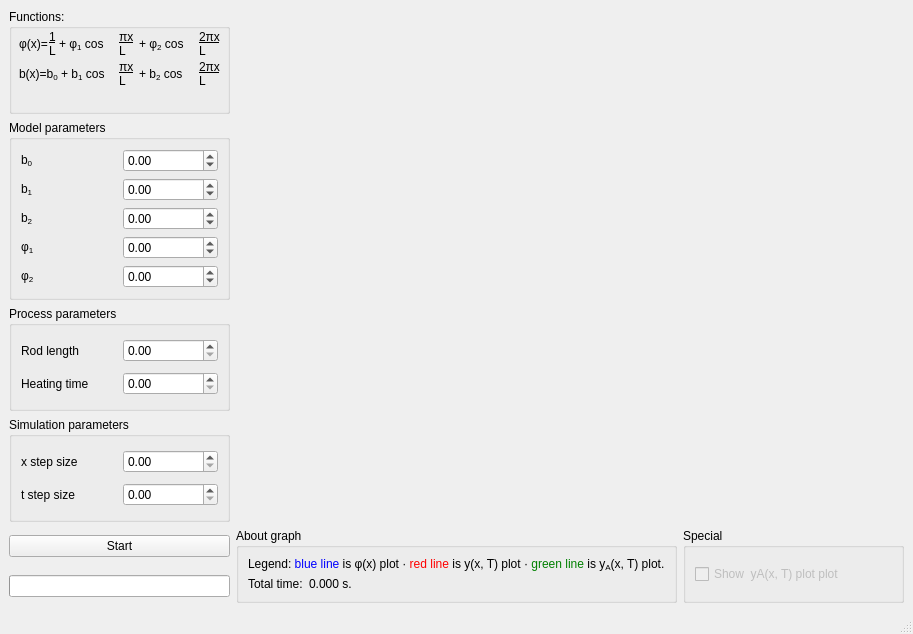
<?xml version="1.0" encoding="UTF-8"?>
<ui version="4.0">
 <class>MainWindow</class>
 <widget class="QMainWindow" name="MainWindow">
  <property name="geometry">
   <rect>
    <x>0</x>
    <y>0</y>
    <width>913</width>
    <height>634</height>
   </rect>
  </property>
  <property name="sizePolicy">
   <sizepolicy hsizetype="Fixed" vsizetype="Fixed">
    <horstretch>0</horstretch>
    <verstretch>0</verstretch>
   </sizepolicy>
  </property>
  <property name="baseSize">
   <size>
    <width>913</width>
    <height>634</height>
   </size>
  </property>
  <property name="windowTitle">
   <string>Simulation of the rod heating process</string>
  </property>
  <widget class="QWidget" name="centralwidget">
   <layout class="QGridLayout" name="gridLayout">
    <item row="2" column="0">
     <widget class="QGroupBox" name="groupBox_3">
      <property name="sizePolicy">
       <sizepolicy hsizetype="Minimum" vsizetype="Preferred">
        <horstretch>0</horstretch>
        <verstretch>0</verstretch>
       </sizepolicy>
      </property>
      <property name="title">
       <string>Process parameters</string>
      </property>
      <layout class="QGridLayout" name="gridLayout_3">
       <item row="0" column="0">
        <widget class="QLabel" name="label_16">
         <property name="text">
          <string>Rod length</string>
         </property>
        </widget>
       </item>
       <item row="0" column="1">
        <widget class="QDoubleSpinBox" name="param_l">
         <property name="maximum">
          <double>1000000.000000000000000</double>
         </property>
        </widget>
       </item>
       <item row="1" column="0">
        <widget class="QLabel" name="label_17">
         <property name="text">
          <string>Heating time</string>
         </property>
        </widget>
       </item>
       <item row="1" column="1">
        <widget class="QDoubleSpinBox" name="param_t">
         <property name="maximum">
          <double>1000000.000000000000000</double>
         </property>
        </widget>
       </item>
      </layout>
     </widget>
    </item>
    <item row="5" column="0">
     <widget class="QProgressBar" name="progress">
      <property name="sizePolicy">
       <sizepolicy hsizetype="Minimum" vsizetype="Fixed">
        <horstretch>0</horstretch>
        <verstretch>0</verstretch>
       </sizepolicy>
      </property>
      <property name="value">
       <number>0</number>
      </property>
      <property name="textVisible">
       <bool>false</bool>
      </property>
      <property name="orientation">
       <enum>Qt::Horizontal</enum>
      </property>
      <property name="invertedAppearance">
       <bool>false</bool>
      </property>
      <property name="textDirection">
       <enum>QProgressBar::TopToBottom</enum>
      </property>
      <property name="format">
       <string>%p%</string>
      </property>
     </widget>
    </item>
    <item row="1" column="0">
     <widget class="QGroupBox" name="groupBox_2">
      <property name="sizePolicy">
       <sizepolicy hsizetype="Minimum" vsizetype="Preferred">
        <horstretch>0</horstretch>
        <verstretch>0</verstretch>
       </sizepolicy>
      </property>
      <property name="title">
       <string>Model parameters</string>
      </property>
      <layout class="QGridLayout" name="gridLayout_2">
       <item row="0" column="0">
        <widget class="QLabel" name="label_7">
         <property name="text">
          <string>b&lt;sub&gt;0&lt;/sub&gt;</string>
         </property>
        </widget>
       </item>
       <item row="0" column="1">
        <widget class="QDoubleSpinBox" name="param_b0">
         <property name="minimum">
          <double>-1000000.000000000000000</double>
         </property>
         <property name="maximum">
          <double>1000000.000000000000000</double>
         </property>
        </widget>
       </item>
       <item row="1" column="0">
        <widget class="QLabel" name="label_8">
         <property name="text">
          <string>b&lt;sub&gt;1&lt;/sub&gt;</string>
         </property>
        </widget>
       </item>
       <item row="1" column="1">
        <widget class="QDoubleSpinBox" name="param_b1">
         <property name="minimum">
          <double>-1000000.000000000000000</double>
         </property>
         <property name="maximum">
          <double>1000000.000000000000000</double>
         </property>
        </widget>
       </item>
       <item row="2" column="0">
        <widget class="QLabel" name="label_13">
         <property name="text">
          <string>b&lt;sub&gt;2&lt;/sub&gt;</string>
         </property>
        </widget>
       </item>
       <item row="2" column="1">
        <widget class="QDoubleSpinBox" name="param_b2">
         <property name="minimum">
          <double>-1000000.000000000000000</double>
         </property>
         <property name="maximum">
          <double>1000000.000000000000000</double>
         </property>
        </widget>
       </item>
       <item row="3" column="0">
        <widget class="QLabel" name="label_14">
         <property name="text">
          <string>φ&lt;sub&gt;1&lt;/sub&gt;</string>
         </property>
        </widget>
       </item>
       <item row="3" column="1">
        <widget class="QDoubleSpinBox" name="param_phi1">
         <property name="minimum">
          <double>-1000000.000000000000000</double>
         </property>
         <property name="maximum">
          <double>1000000.000000000000000</double>
         </property>
        </widget>
       </item>
       <item row="4" column="0">
        <widget class="QLabel" name="label_15">
         <property name="text">
          <string>φ&lt;sub&gt;2&lt;/sub&gt;</string>
         </property>
        </widget>
       </item>
       <item row="4" column="1">
        <widget class="QDoubleSpinBox" name="param_phi2">
         <property name="minimum">
          <double>-1000000.000000000000000</double>
         </property>
         <property name="maximum">
          <double>1000000.000000000000000</double>
         </property>
         <property name="value">
          <double>0.000000000000000</double>
         </property>
        </widget>
       </item>
      </layout>
     </widget>
    </item>
    <item row="4" column="0">
     <widget class="QPushButton" name="button_start">
      <property name="enabled">
       <bool>true</bool>
      </property>
      <property name="text">
       <string>Start</string>
      </property>
     </widget>
    </item>
    <item row="4" column="2" rowspan="2">
     <widget class="QGroupBox" name="groupBox_7">
      <property name="sizePolicy">
       <sizepolicy hsizetype="Minimum" vsizetype="Minimum">
        <horstretch>0</horstretch>
        <verstretch>0</verstretch>
       </sizepolicy>
      </property>
      <property name="title">
       <string>Special</string>
      </property>
      <layout class="QVBoxLayout" name="verticalLayout_2">
       <item>
        <widget class="QCheckBox" name="check_show">
         <property name="enabled">
          <bool>false</bool>
         </property>
         <property name="sizePolicy">
          <sizepolicy hsizetype="Minimum" vsizetype="Preferred">
           <horstretch>0</horstretch>
           <verstretch>0</verstretch>
          </sizepolicy>
         </property>
         <property name="text">
          <string>Show  yA(x, T) plot plot</string>
         </property>
        </widget>
       </item>
      </layout>
     </widget>
    </item>
    <item row="0" column="0">
     <widget class="QGroupBox" name="groupBox">
      <property name="sizePolicy">
       <sizepolicy hsizetype="Minimum" vsizetype="Preferred">
        <horstretch>0</horstretch>
        <verstretch>0</verstretch>
       </sizepolicy>
      </property>
      <property name="title">
       <string>Functions:</string>
      </property>
      <widget class="QLabel" name="label">
       <property name="geometry">
        <rect>
         <x>10</x>
         <y>20</y>
         <width>31</width>
         <height>31</height>
        </rect>
       </property>
       <property name="text">
        <string>φ(x)=</string>
       </property>
       <property name="textFormat">
        <enum>Qt::RichText</enum>
       </property>
      </widget>
      <widget class="QLabel" name="label_2">
       <property name="geometry">
        <rect>
         <x>40</x>
         <y>20</y>
         <width>16</width>
         <height>31</height>
        </rect>
       </property>
       <property name="text">
        <string>&lt;u&gt;1&lt;/u&gt;&lt;br&gt;L</string>
       </property>
      </widget>
      <widget class="QLabel" name="label_3">
       <property name="geometry">
        <rect>
         <x>50</x>
         <y>20</y>
         <width>51</width>
         <height>31</height>
        </rect>
       </property>
       <property name="text">
        <string>&lt;html&gt;&lt;head/&gt;&lt;body&gt;&lt;p&gt;+ φ&lt;span style=&quot; vertical-align:sub;&quot;&gt;1&lt;/span&gt; cos&lt;/p&gt;&lt;/body&gt;&lt;/html&gt;</string>
       </property>
       <property name="textFormat">
        <enum>Qt::RichText</enum>
       </property>
      </widget>
      <widget class="QLabel" name="label_4">
       <property name="geometry">
        <rect>
         <x>110</x>
         <y>20</y>
         <width>16</width>
         <height>31</height>
        </rect>
       </property>
       <property name="text">
        <string>&lt;u&gt;&lt;span style=&quot;font-family:'Times';font-size:12px&quot;&gt;π&lt;/span&gt;x&lt;/u&gt;&lt;br&gt;L</string>
       </property>
      </widget>
      <widget class="QLabel" name="label_5">
       <property name="geometry">
        <rect>
         <x>130</x>
         <y>20</y>
         <width>51</width>
         <height>31</height>
        </rect>
       </property>
       <property name="text">
        <string>&lt;html&gt;&lt;head/&gt;&lt;body&gt;&lt;p&gt;+ φ&lt;span style=&quot; vertical-align:sub;&quot;&gt;2&lt;/span&gt; cos&lt;/p&gt;&lt;/body&gt;&lt;/html&gt;</string>
       </property>
       <property name="textFormat">
        <enum>Qt::RichText</enum>
       </property>
      </widget>
      <widget class="QLabel" name="label_6">
       <property name="geometry">
        <rect>
         <x>190</x>
         <y>20</y>
         <width>21</width>
         <height>31</height>
        </rect>
       </property>
       <property name="text">
        <string>&lt;u&gt;2&lt;span style=&quot;font-family:'Times';font-size:12px&quot;&gt;π&lt;/span&gt;x&lt;/u&gt;&lt;br&gt;L</string>
       </property>
      </widget>
      <widget class="QLabel" name="label_9">
       <property name="geometry">
        <rect>
         <x>10</x>
         <y>50</y>
         <width>101</width>
         <height>31</height>
        </rect>
       </property>
       <property name="text">
        <string>&lt;html&gt;&lt;head/&gt;&lt;body&gt;&lt;p&gt;b(x)=b&lt;span style=&quot; vertical-align:sub;&quot;&gt;0&lt;/span&gt; + b&lt;span style=&quot; vertical-align:sub;&quot;&gt;1&lt;/span&gt; cos&lt;/p&gt;&lt;/body&gt;&lt;/html&gt;</string>
       </property>
       <property name="textFormat">
        <enum>Qt::RichText</enum>
       </property>
      </widget>
      <widget class="QLabel" name="label_10">
       <property name="geometry">
        <rect>
         <x>130</x>
         <y>50</y>
         <width>51</width>
         <height>31</height>
        </rect>
       </property>
       <property name="text">
        <string>&lt;html&gt;&lt;head/&gt;&lt;body&gt;&lt;p&gt;+ b&lt;span style=&quot; vertical-align:sub;&quot;&gt;2&lt;/span&gt; cos&lt;/p&gt;&lt;/body&gt;&lt;/html&gt;</string>
       </property>
       <property name="textFormat">
        <enum>Qt::RichText</enum>
       </property>
      </widget>
      <widget class="QLabel" name="label_11">
       <property name="geometry">
        <rect>
         <x>190</x>
         <y>50</y>
         <width>21</width>
         <height>31</height>
        </rect>
       </property>
       <property name="text">
        <string>&lt;u&gt;2&lt;span style=&quot;font-family:'Times';font-size:12px&quot;&gt;π&lt;/span&gt;x&lt;/u&gt;&lt;br&gt;L</string>
       </property>
      </widget>
      <widget class="QLabel" name="label_12">
       <property name="geometry">
        <rect>
         <x>110</x>
         <y>50</y>
         <width>16</width>
         <height>31</height>
        </rect>
       </property>
       <property name="text">
        <string>&lt;u&gt;&lt;span style=&quot;font-family:'Times';font-size:12px&quot;&gt;π&lt;/span&gt;x&lt;/u&gt;&lt;br&gt;L</string>
       </property>
      </widget>
     </widget>
    </item>
    <item row="3" column="0">
     <widget class="QGroupBox" name="groupBox_4">
      <property name="sizePolicy">
       <sizepolicy hsizetype="Minimum" vsizetype="Preferred">
        <horstretch>0</horstretch>
        <verstretch>0</verstretch>
       </sizepolicy>
      </property>
      <property name="title">
       <string>Simulation parameters</string>
      </property>
      <layout class="QGridLayout" name="gridLayout_4">
       <item row="0" column="0">
        <widget class="QLabel" name="label_18">
         <property name="text">
          <string>x step size</string>
         </property>
        </widget>
       </item>
       <item row="0" column="1">
        <widget class="QDoubleSpinBox" name="step_x">
         <property name="maximum">
          <double>1000000.000000000000000</double>
         </property>
        </widget>
       </item>
       <item row="1" column="0">
        <widget class="QLabel" name="label_19">
         <property name="text">
          <string>t step size</string>
         </property>
        </widget>
       </item>
       <item row="1" column="1">
        <widget class="QDoubleSpinBox" name="step_t">
         <property name="maximum">
          <double>1000000.000000000000000</double>
         </property>
        </widget>
       </item>
      </layout>
     </widget>
    </item>
    <item row="4" column="1" rowspan="2">
     <widget class="QGroupBox" name="groupBox_6">
      <property name="sizePolicy">
       <sizepolicy hsizetype="Preferred" vsizetype="Minimum">
        <horstretch>0</horstretch>
        <verstretch>0</verstretch>
       </sizepolicy>
      </property>
      <property name="title">
       <string>About graph</string>
      </property>
      <layout class="QGridLayout" name="gridLayout_5">
       <item row="2" column="0">
        <widget class="QLabel" name="label_21">
         <property name="sizePolicy">
          <sizepolicy hsizetype="Fixed" vsizetype="Minimum">
           <horstretch>0</horstretch>
           <verstretch>0</verstretch>
          </sizepolicy>
         </property>
         <property name="text">
          <string>Total time:</string>
         </property>
        </widget>
       </item>
       <item row="2" column="1">
        <widget class="QLabel" name="comp_time">
         <property name="sizePolicy">
          <sizepolicy hsizetype="Minimum" vsizetype="Preferred">
           <horstretch>0</horstretch>
           <verstretch>0</verstretch>
          </sizepolicy>
         </property>
         <property name="text">
          <string>0.000 s.</string>
         </property>
        </widget>
       </item>
       <item row="0" column="0" colspan="2">
        <widget class="QLabel" name="label_20">
         <property name="sizePolicy">
          <sizepolicy hsizetype="Minimum" vsizetype="Preferred">
           <horstretch>0</horstretch>
           <verstretch>0</verstretch>
          </sizepolicy>
         </property>
         <property name="text">
          <string>&lt;html&gt;&lt;head/&gt;&lt;body&gt;&lt;p&gt;Legend: &lt;span style=&quot; color:#0000ff;&quot;&gt;blue line&lt;/span&gt; is φ(x) plot · &lt;span style=&quot; color:#ff0000;&quot;&gt;red line&lt;/span&gt; is y(x, T) plot · &lt;span style=&quot; color:#008000;&quot;&gt;green line&lt;/span&gt; is y&lt;span style=&quot; vertical-align:sub;&quot;&gt;A&lt;/span&gt;(x, T) plot.&lt;/p&gt;&lt;/body&gt;&lt;/html&gt;</string>
         </property>
         <property name="textFormat">
          <enum>Qt::RichText</enum>
         </property>
        </widget>
       </item>
      </layout>
     </widget>
    </item>
    <item row="0" column="1" rowspan="4" colspan="2">
     <widget class="QCustomPlot" name="plot" native="true">
      <property name="sizePolicy">
       <sizepolicy hsizetype="Expanding" vsizetype="Expanding">
        <horstretch>0</horstretch>
        <verstretch>0</verstretch>
       </sizepolicy>
      </property>
     </widget>
    </item>
   </layout>
  </widget>
  <widget class="QStatusBar" name="statusbar"/>
 </widget>
 <customwidgets>
  <customwidget>
   <class>QCustomPlot</class>
   <extends>QWidget</extends>
   <header>qcustomplot.h</header>
   <container>1</container>
  </customwidget>
 </customwidgets>
 <resources/>
 <connections/>
</ui>
